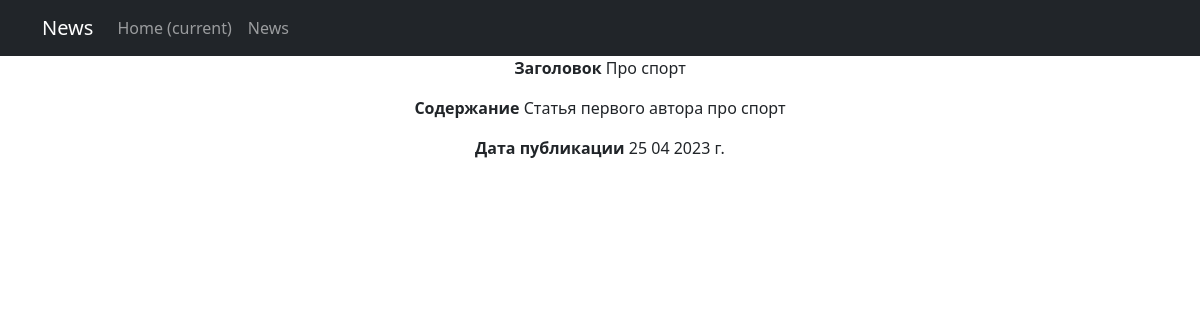
Screenshot of /news/1 with the database file from the repository.
### news/models.py (models this page shows, shortened)
class Post(models.Model):
    category_type = models.CharField(max_length=2, choices=POSITIONS,
                                     default=article)  # поле с выбором — «статья» или «новость»;ok
    author = models.ForeignKey(Author, on_delete=models.CASCADE)  # связь «один ко многим» с моделью Author;ok
    data_creations = models.DateTimeField(auto_now_add=True)  # автоматически добавляемая дата и время создания;ok
    post_category = models.ManyToManyField(Category,
                                           through='PostCategory')  # связь «многие ко многим» с моделью Category (с дополнительной моделью PostCategory);ok
    title = models.CharField(max_length=128)  # заголовок статьи/новости;ok
    text = models.TextField()  # текст статьи/новости;ok
    rating = models.SmallIntegerField(default=0)  # рейтинг статьи/новости.ok

### news/views.py (the view)
# urls.py: path('news/<int:pk>', PostDetail.as_view(), name='post_detail'),#
class PostDetail(DetailView):
    model = Post
    template_name = 'new_s.html'
    context_object_name = 'new_s'

### news/templatetags/custom_filters.py (called while the page is built)
@register.filter(name='year')
def year(value):
    return f'{value} г.'

### templates/new_s.html (shortened to what this page needs)
{% extends 'flatpages/default.html' %}
{% load custom_filters %}
{% block content %}
<p><strong>Заголовок </strong>{{ new_s.title }}</p>
<p><strong>Содержание </strong>{{ new_s.text }}</p>
<p><strong>Дата публикации </strong>{{ new_s.data_creations|date:'d m Y'|year }}</p>
{% endblock content %}

### rows the page displays
Post: title "Про спорт", text "Статья первого автора про спорт", data_creations|year "25 04 2023 г."
